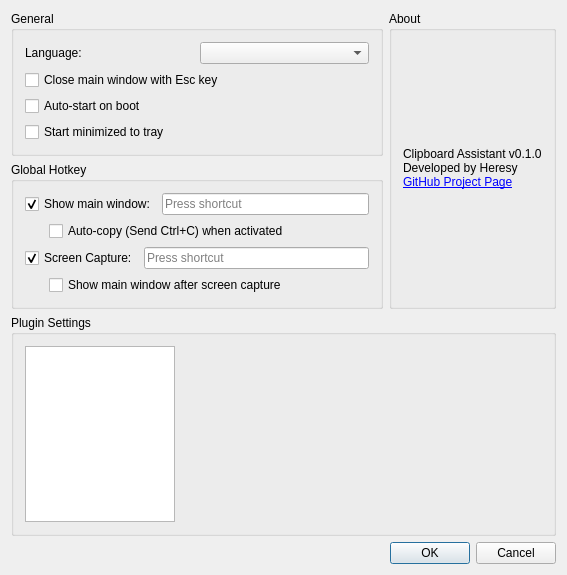
<?xml version="1.0" encoding="UTF-8"?>
<ui version="4.0">
 <class>SettingClass</class>
 <widget class="QDialog" name="SettingClass">
  <property name="geometry">
   <rect>
    <x>0</x>
    <y>0</y>
    <width>567</width>
    <height>575</height>
   </rect>
  </property>
  <property name="windowTitle">
   <string>Settings</string>
  </property>
  <layout class="QVBoxLayout" name="verticalLayout">
   <item>
    <layout class="QHBoxLayout" name="horizontalLayout_3">
     <property name="topMargin">
      <number>0</number>
     </property>
     <item>
      <layout class="QVBoxLayout" name="verticalLayout_2">
       <item>
        <widget class="QGroupBox" name="groupBoxGeneral">
         <property name="title">
          <string>General</string>
         </property>
         <layout class="QVBoxLayout" name="verticalLayout_general">
          <item>
           <layout class="QHBoxLayout" name="horizontalLayout_lang">
            <item>
             <widget class="QLabel" name="labelLanguage">
              <property name="text">
               <string>Language:</string>
              </property>
             </widget>
            </item>
            <item>
             <widget class="QComboBox" name="comboBoxLanguage"/>
            </item>
           </layout>
          </item>
          <item>
           <widget class="QCheckBox" name="checkBoxCloseOnEsc">
            <property name="text">
             <string>Close main window with Esc key</string>
            </property>
           </widget>
          </item>
          <item>
           <widget class="QCheckBox" name="checkBoxAutoStart">
            <property name="text">
             <string>Auto-start on boot</string>
            </property>
           </widget>
          </item>
          <item>
           <widget class="QCheckBox" name="checkBoxStartMinimized">
            <property name="text">
             <string>Start minimized to tray</string>
            </property>
           </widget>
          </item>
         </layout>
        </widget>
       </item>
       <item>
        <widget class="QGroupBox" name="groupBox">
         <property name="title">
          <string>Global Hotkey</string>
         </property>
         <layout class="QVBoxLayout" name="verticalLayout_3">
          <item>
           <layout class="QHBoxLayout" name="horizontalLayout">
            <item>
             <widget class="QCheckBox" name="checkBoxEnableHotkey">
              <property name="text">
               <string>Show main window:</string>
              </property>
              <property name="checked">
               <bool>true</bool>
              </property>
             </widget>
            </item>
            <item>
             <widget class="QKeySequenceEdit" name="keySequenceEdit"/>
            </item>
           </layout>
          </item>
          <item>
           <layout class="QHBoxLayout" name="horizontalLayout_5">
            <item>
             <spacer name="horizontalSpacer_2">
              <property name="orientation">
               <enum>Qt::Orientation::Horizontal</enum>
              </property>
              <property name="sizeType">
               <enum>QSizePolicy::Policy::Fixed</enum>
              </property>
              <property name="sizeHint" stdset="0">
               <size>
                <width>24</width>
                <height>20</height>
               </size>
              </property>
             </spacer>
            </item>
            <item>
             <widget class="QCheckBox" name="checkBoxAutoCopy">
              <property name="text">
               <string>Auto-copy (Send Ctrl+C) when activated</string>
              </property>
             </widget>
            </item>
           </layout>
          </item>
          <item>
           <layout class="QHBoxLayout" name="horizontalLayout_capture">
            <item>
             <widget class="QCheckBox" name="checkBoxEnableCaptureHotkey">
              <property name="text">
               <string>Screen Capture:</string>
              </property>
              <property name="checked">
               <bool>true</bool>
              </property>
             </widget>
            </item>
            <item>
             <widget class="QKeySequenceEdit" name="keySequenceEditCapture"/>
            </item>
           </layout>
          </item>
          <item>
           <layout class="QHBoxLayout" name="horizontalLayout_4">
            <item>
             <spacer name="horizontalSpacer">
              <property name="orientation">
               <enum>Qt::Orientation::Horizontal</enum>
              </property>
              <property name="sizeType">
               <enum>QSizePolicy::Policy::Fixed</enum>
              </property>
              <property name="sizeHint" stdset="0">
               <size>
                <width>24</width>
                <height>20</height>
               </size>
              </property>
             </spacer>
            </item>
            <item>
             <widget class="QCheckBox" name="checkBoxShowAfterCapture">
              <property name="text">
               <string>Show main window after screen capture</string>
              </property>
             </widget>
            </item>
           </layout>
          </item>
         </layout>
        </widget>
       </item>
      </layout>
     </item>
     <item>
      <widget class="QGroupBox" name="groupBoxAbout">
       <property name="title">
        <string>About</string>
       </property>
       <layout class="QVBoxLayout" name="verticalLayout_about">
        <item>
         <widget class="QLabel" name="labelAbout">
          <property name="text">
           <string>Clipboard Assistant v0.1.0&lt;br/&gt;Developed by Heresy&lt;br/&gt;&lt;a href=&quot;https://github.com/KHeresy/ClipboardAssistant&quot;&gt;GitHub Project Page&lt;/a&gt;</string>
          </property>
          <property name="openExternalLinks">
           <bool>true</bool>
          </property>
         </widget>
        </item>
       </layout>
      </widget>
     </item>
    </layout>
   </item>
   <item>
    <widget class="QGroupBox" name="groupBoxPlugins">
     <property name="title">
      <string>Plugin Settings</string>
     </property>
     <layout class="QHBoxLayout" name="horizontalLayout_2">
      <item>
       <widget class="QListWidget" name="listPlugins">
        <property name="maximumSize">
         <size>
          <width>150</width>
          <height>16777215</height>
         </size>
        </property>
       </widget>
      </item>
      <item>
       <widget class="QStackedWidget" name="stackedWidgetPlugins">
        <widget class="QWidget" name="pageEmpty"/>
       </widget>
      </item>
     </layout>
    </widget>
   </item>
   <item>
    <widget class="QDialogButtonBox" name="buttonBox">
     <property name="standardButtons">
      <set>QDialogButtonBox::StandardButton::Cancel|QDialogButtonBox::StandardButton::Ok</set>
     </property>
    </widget>
   </item>
  </layout>
 </widget>
 <layoutdefault spacing="6" margin="11"/>
 <resources/>
 <connections>
  <connection>
   <sender>buttonBox</sender>
   <signal>accepted()</signal>
   <receiver>SettingClass</receiver>
   <slot>accept()</slot>
   <hints>
    <hint type="sourcelabel">
     <x>20</x>
     <y>20</y>
    </hint>
    <hint type="destinationlabel">
     <x>20</x>
     <y>20</y>
    </hint>
   </hints>
  </connection>
  <connection>
   <sender>buttonBox</sender>
   <signal>rejected()</signal>
   <receiver>SettingClass</receiver>
   <slot>reject()</slot>
   <hints>
    <hint type="sourcelabel">
     <x>20</x>
     <y>20</y>
    </hint>
    <hint type="destinationlabel">
     <x>20</x>
     <y>20</y>
    </hint>
   </hints>
  </connection>
 </connections>
</ui>
